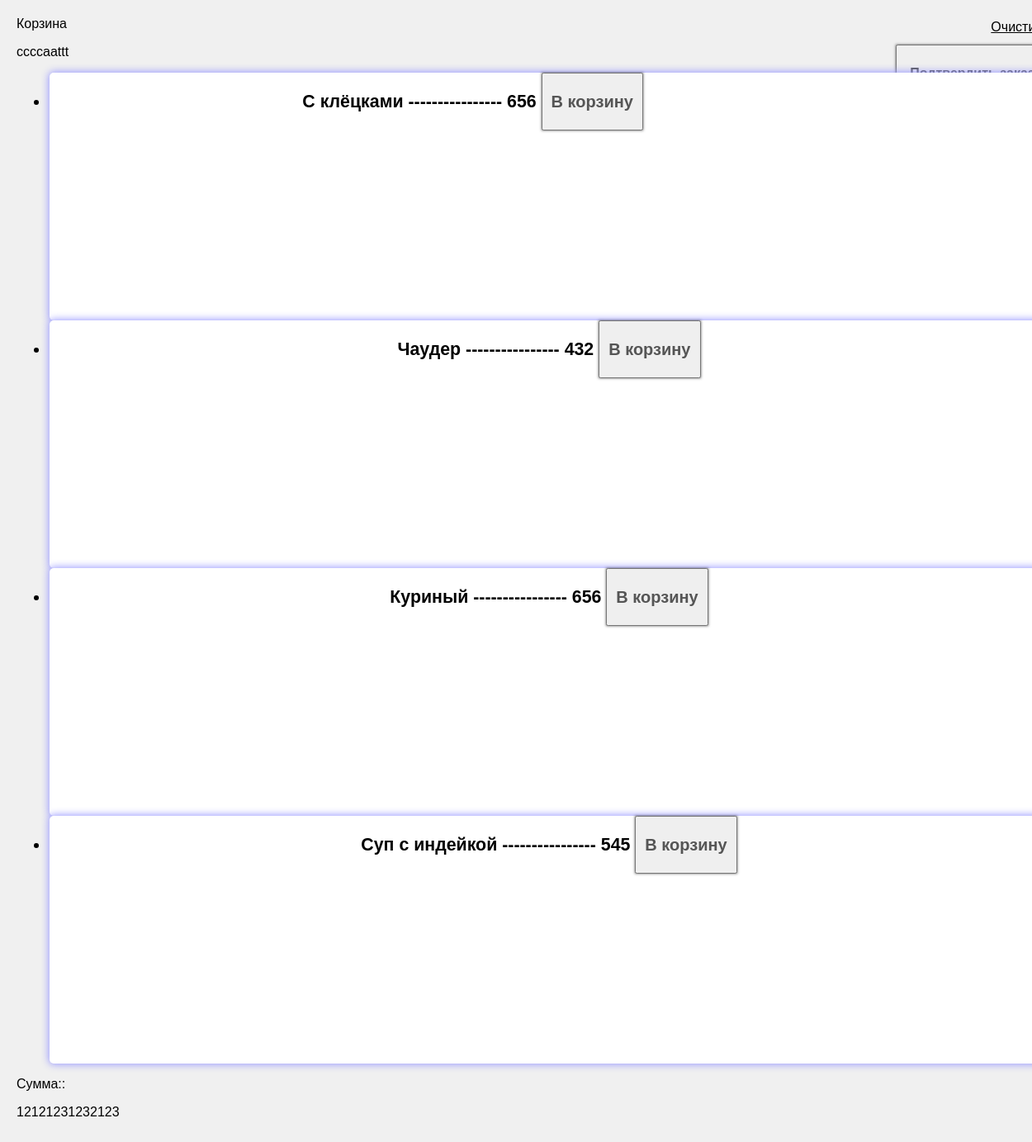
The page /Page2.php?subcatId=36 on the database its author committed.
### tables this page shows
CREATE TABLE IF NOT EXISTS `products` (
  `id` int(11) NOT NULL,
  `position` int(11) NOT NULL,
  `subcat` int(11) NOT NULL,
  `title` varchar(100) NOT NULL,
  `desc` text NOT NULL,
  `yield` double NOT NULL,
  `price` double NOT NULL,
  `zakaz` double NOT NULL
);

### Page2.php (the view, shortened to what this page needs)
<?php
include ("blocks/bd.php");
if (isset($_GET['subcatId'])) {$subcatId=$_GET['subcatId'];}
  ?>
<!DOCTYPE HTML PUBLIC "-//W3C//DTD HTML 4.01 Transitional//EN" "http://www.w3.org/TR/html4/loose.dtd">
<html>
<head>
	<link href="css/style.css"  type="text/css" rel="stylesheet">
	<link href="css/wicart.css" type="text/css" rel="stylesheet">
</head>
<body>
<div id="wrapper">
	<div class="bsk">
		<a href="#" onclick="cart.clearBasket()" style="float: right; margin-top: 4px">Очистить</a>
		<span id="basketwidjet" onclick="cart.showWinow('bcontainer', 1)"> Корзина </span>
		<div id="schet" class="border"> <ul id='schetlist'> 	</ul>
			<button class='bbutton' onclick="cart.confirmOrder()">Подтвердить заказ</button>
		</div>
	</div>
	<?php
	echo "$cat ccccaattt";
	$result = mysqli_query($connect, "SELECT * FROM products WHERE subcat=$subcatId");
	if (mysqli_num_rows($result) > 0)
	{
		$myrow = mysqli_fetch_array($result);
	}
	else
	{
		echo "<p> В данной категории нет работ </p>";
		exit();
	}
	?>
	<ul>
		<?php
		do {
			$productId = $myrow['id'];
			$productName = $myrow['title'];
			$productPrice = $myrow['price'];
			?>
			<li class="product" id="<?php echo "$productId"; ?>" >
				<span class="productName">   <?php echo "$productName"; ?>     </span>
				----------------
				<span class="productPrice">  <?php echo "$productPrice";  ?> </span>
				<button data-pr="<?php echo "$productId"; ?>" class="incart"
									onclick="cart.addToCart(this,
															'<?php echo "$productId"; ?>',
															'<?php echo "$productName"; ?>',
															'<?php echo "$productPrice";  ?>')" >В корзину</button>
			</li>
		<?php
		}
		while ($myrow = mysqli_fetch_array ($result));
		?>
	</ul>
	<p> Сумма:: <span id="total">  </span>  </p>
	<p class="common"> 12121231232123 </p>
</div>

### css/style.css (style rules this page uses)
html, body { padding: 0; margin: 0; background: #FFF; }
a { //color: #004080; color: #000; font-size: 16px; }
.border { -webkit-border-radius: 5px; -moz-border-radius: 5px; border-radius: 10px; }
button { color: #555; padding: 10px; font: bold 20px Arial; height: 70px; -webkit-box-shadow: 0px 0px 3px 0px rgba(50, 50, 50, 0.75); -moz-box-shadow: 0px 0px 3px 0px rgba(50, 50, 50, 0.75); box-shadow: 0px 0px 3px 0px rgba(50, 50, 50, 0.75); }
#wrapper { width: 100%; //border-left: 5px solid #999; //border-right: 5px solid #999; padding: 20px; background: #F0F0F0; margin: 0 auto; position: relative; overflow: hidden; }
.product { position: relative; min-height: 300px; min-width: 200px; box-sizing: border-box; text-align: center; font-weight: bold; font-size: 16pt; border-radius: 5px; box-shadow: 0 0 10px 1px #99f; background-color: #fff; }

### css/wicart.css (style rules this page uses)
.bbutton, .bbutDel { color: #555; -webkit-box-shadow: 0px 0px 3px 0px rgba(50, 50, 50, 0.75); -moz-box-shadow: 0px 0px 3px 0px rgba(50, 50, 50, 0.75); box-shadow: 0px 0px 3px 0px rgba(50, 50, 50, 0.75); padding: 15px; font: bold 16px Arial; float: right; }

### rows shown on the page
products: title "С клёцками", price "656"
products: title "Чаудер", price "432"
products: title "Куриный", price "656"
products: title "Суп с индейкой", price "545"
